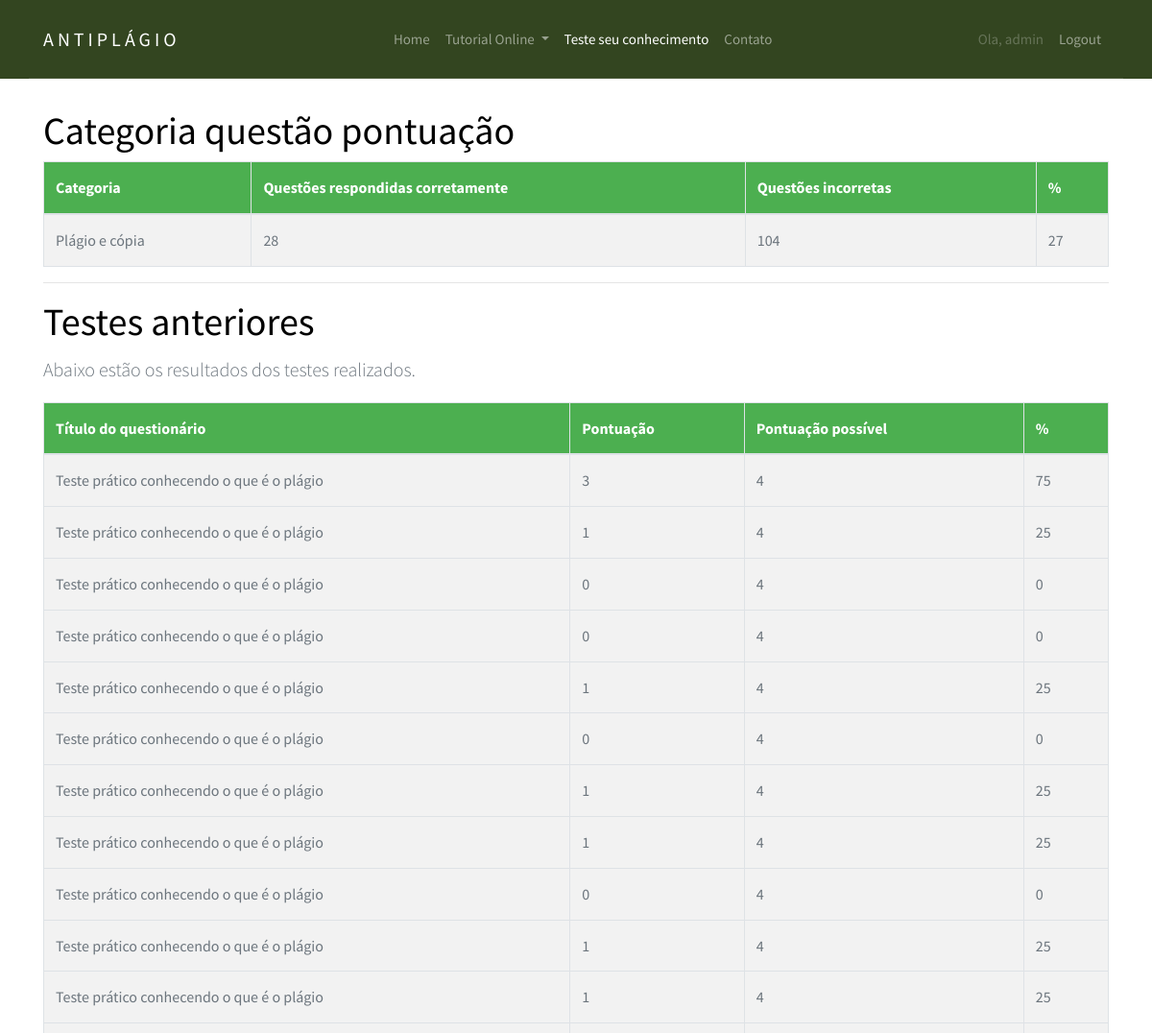
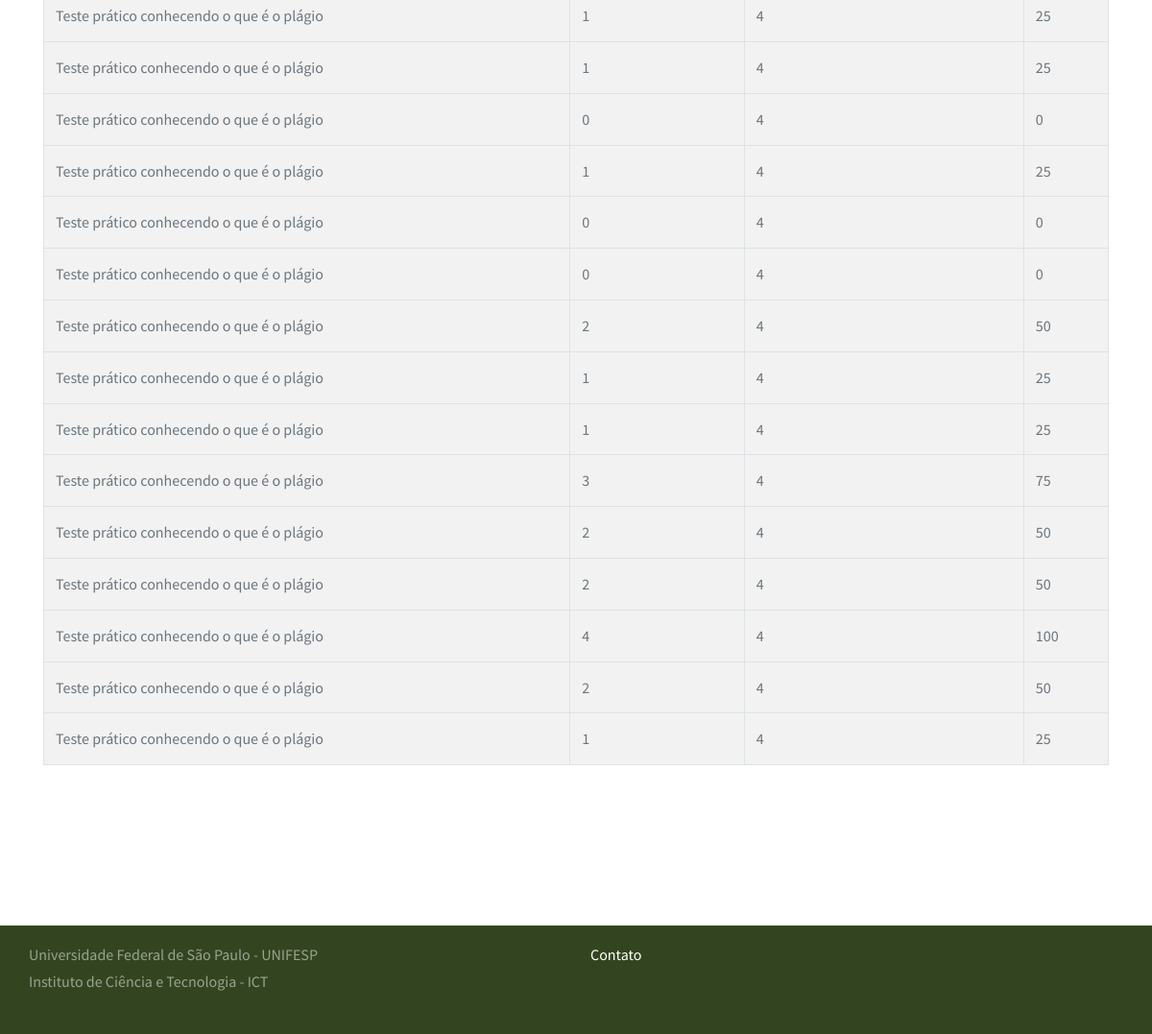
/quiz/progress/ (signed in), run on the app's committed database (2 pictures, top to bottom).
### django_quiz/quiz/models.py (models this page shows, shortened)
@python_2_unicode_compatible
class Category(models.Model):
    category = models.CharField(
        verbose_name=_("Categoria"),
        max_length=250, blank=True,
        unique=True, null=True)
    objects = CategoryManager()
    class Meta:
        verbose_name = _("Categoria")
        verbose_name_plural = _("Categorias")

class Sitting(models.Model):
    user = models.ForeignKey(settings.AUTH_USER_MODEL, verbose_name=_("Usuário"), on_delete=models.PROTECT)
    quiz = models.ForeignKey(Quiz, verbose_name=_("Quiz"), on_delete=models.PROTECT)
    question_order = models.CharField(
        max_length=1024,
        verbose_name=_("Ordem das questões"),
        validators=[validate_comma_separated_integer_list])
    question_list = models.CharField(
        max_length=1024,
        verbose_name=_("Lista das questões"),
        validators=[validate_comma_separated_integer_list])
    incorrect_questions = models.CharField(
        max_length=1024,
        blank=True,
        verbose_name=_("Questões incorretas"),
        validators=[validate_comma_separated_integer_list])
    current_score = models.IntegerField(verbose_name=_("Pontuação atual"))
    complete = models.BooleanField(default=False, blank=False,
                                   verbose_name=_("Completa"))
    user_answers = models.TextField(blank=True, default='{}',
                                    verbose_name=_("Resposta do usuário"))
    start = models.DateTimeField(auto_now_add=True,
                                 verbose_name=_("Iniciar"))
    end = models.DateTimeField(null=True, blank=True, verbose_name=_("Fim"))
    objects = SittingManager()
    class Meta:
        permissions = (("view_sittings", _("Visualizar testes concluídos.")),)
    def _question_ids(self):
        return [int(n) for n in self.question_order.split(',') if n]
    @property
    def get_percent_correct(self):
        dividend = float(self.current_score)
        divisor = len(self._question_ids())
        if divisor < 1:
            return 0            # prevent divide by zero error
        if dividend > divisor:
            return 100
        correct = int(round((dividend / divisor) * 100))
        if correct >= 1:
            return correct
        else:
            return 0
    @property
    def get_max_score(self):
        return len(self._question_ids())

@python_2_unicode_compatible
class Quiz(models.Model):
    title = models.CharField(
        verbose_name=_("Título"),
        max_length=60, blank=False)
    description = models.TextField(
        verbose_name=_("Descrição"),
        blank=True, help_text=_("Descrição do questionário"))
    url = models.SlugField(
        max_length=60, blank=False,
        help_text=_("Uma URL amigável"),
        verbose_name=_("Uma URL amigável"))
    category = models.ForeignKey(
        Category, null=True, blank=True,
        verbose_name=_("Categoria"), on_delete=models.PROTECT)
    random_order = models.BooleanField(
        blank=False, default=False,
        verbose_name=_("Ordem aleatória"),
        help_text=_("Exibe as peguntas em"
                    "uma ordem aleatória ou como eles "
                    "estão setados?"))
    max_questions = models.PositiveIntegerField(
        blank=True, null=True, verbose_name=_("Questões Max"),
        help_text=_("Número de perguntas a serem respondidas em cada tentativa."))
    answers_at_end = models.BooleanField(
        blank=False, default=False,
        help_text=_("A resposta correta NÃO é mostrada após a pergunta ."
                    " Respostas exibidas no final."),
        verbose_name=_("Respostas no final"))
    exam_paper = models.BooleanField(
        blank=False, default=False,
        help_text=_("Se sim o resultado de cada"
                    " tentativa do usuário será"
                    " armazenado. Necessário marcação"),
        verbose_name=_("Resultado teste"))
    single_attempt = models.BooleanField(
        blank=False, default=False,
        help_text=_("Se sim, apenas uma tentativa por"
                    " usuário será permitida"
                    " Não usuários não poderam fazer este teste."),
        verbose_name=_("Tentativa única"))
    pass_mark = models.SmallIntegerField(
        blank=True, default=0,
        verbose_name=_("Marca de aprovação"),
        help_text=_("Porcentagem necessária para passar no teste."),
        validators=[MaxValueValidator(100)])
    success_text = models.TextField(
        blank=True, help_text=_("Exibido se o usuário for aprovado."),
        verbose_name=_("Texto de sucesso"))
    fail_text = models.TextField(
        verbose_name=_("Texto de falha"),
        blank=True, help_text=_("Exibido se o usuário falhar"))
    draft = models.BooleanField(
        blank=True, default=False,
        verbose_name=_("Draft"),
        help_text=_("Se sim o questionário não é exibido"
                    " na lista de perguntas e só pode ser"
                    " visualizada por usuários que podem editar"
                    " os testes."))
    class Meta:
        verbose_name = _("Quiz")
        verbose_name_plural = _("Quizzes")

### django_quiz/quiz/views.py (the view)
class QuizUserProgressView(TemplateView):
    template_name = 'progress.html'
    @method_decorator(login_required)
    def dispatch(self, request, *args, **kwargs):
        return super(QuizUserProgressView, self)\
            .dispatch(request, *args, **kwargs)
    def get_context_data(self, **kwargs):
        context = super(QuizUserProgressView, self).get_context_data(**kwargs)
        progress, c = Progress.objects.get_or_create(user=self.request.user)
        context['cat_scores'] = progress.list_all_cat_scores
        context['exams'] = progress.show_exams()
        return context

### django_quiz/quiz/models.py (called while the page is built)
    def show_exams(self):
        return Sitting.objects.filter(user=self.user, complete=True)

### django_quiz/build/lib/quiz/templates/progress.html (shortened to what this page needs)
{% extends "base.html" %}
{% load i18n %}
{% load quiz_tags %}
{% block content %}
<section class="site-section">
    <div class="container">
		{% if cat_scores %}
		<h1>{% trans "Categoria questão pontuação" %}</h1>
		<table class="table table-bordered table-striped">
			<thead>
			<tr>
				<th>{% trans "Categoria" %}</th>
				<th>{% trans "Questões respondidas corretamente" %}</th>
				<th>{% trans "Questões incorretas" %}</th>
				<th>%</th>
			</tr>
			</thead>
			<tbody>
			{% for cat, value in cat_scores.items %}
			<tr>
				<td>{{ cat }}</td>
				<td>{{ value.0 }}</td>
				<td>{{ value.1 }}</td>
				<td>{{ value.2 }}</td>
			</tr>
			{% endfor %}
			</tbody>
		</table>
		{% endif %}
		{% if exams %}
		<hr>
		<h1>{% trans "Testes anteriores" %}</h1>
		<p class="lead">
			{% trans "Abaixo estão os resultados dos testes realizados." %}
		</p>
		<table class="table table-bordered table-striped">
			<thead>
			<tr>
				<th>{% trans "Título do questionário" %}</th>
				<th>{% trans "Pontuação" %}</th>
				<th>{% trans "Pontuação possível" %}</th>
				<th>%</th>
			</tr>
			</thead>
			<tbody>
			{% for exam in exams %}
			<tr>
				<td>{{ exam.quiz.title }}</td>
				<td>{{ exam.current_score }}</td>
				<td>{{ exam.get_max_score }}</td>
				<td>{{ exam.get_percent_correct }}</td>
			</tr>
			{% endfor %}
			</tbody>
		</table>
		{% endif %}
	</div>
</section>
{% endblock %}

### django_quiz/build/lib/quiz/templates/base.html (shortened to what this page needs)
{% load i18n %}
{% load static %}
<!DOCTYPE html>
<html xmlns:fb="http://www.facebook.com/2008/fbml" xmlns="http://www.w3.org/1999/xhtml" xml:lang="en" lang="en" dir="ltr">
<head>
<link rel="stylesheet" href="{% static 'css/bootstrap.css' %}">
<link rel="stylesheet" href="{% static 'css/animate.css' %}">
<link rel="stylesheet" href="{% static 'css/owl.carousel.min.css' %}">
<link rel="stylesheet" href="{% static 'css/style.css' %}">
</head>
<body>
<header role="banner">
	<nav class="navbar navbar-expand-md navbar-dark bg-light">
	  <div class="container">
		<a class="navbar-brand absolute" href="{% url 'siteTutorial_home' %}">AntiPlágio</a>
		<div class="collapse navbar-collapse navbar-light" id="navbarsExample05">
		  <ul class="navbar-nav mx-auto">
			<li class="nav-item">
			  <a class="nav-link" href="{% url 'siteTutorial_home' %}">Home</a>
			</li>
			<li class="nav-item dropdown">
				<a class="nav-link dropdown-toggle" href="{% url 'siteTutorial_topicos' %}" id="dropdown04" data-toggle="dropdown-item" aria-haspopup="true" aria-expanded="false">Tutorial Online </a>
			</li>
			<li class="nav-item">
			  <a class="nav-link active" href="{% url 'quiz_index' %}">Teste seu conhecimento</a>
			</li>
			<li class="nav-item">
			  <a class="nav-link" href="{% url 'siteTutorial_contato' %}">Contato</a>
			</li>
		  </ul>
		  <ul class="navbar-nav absolute-right">
			{% if user.is_authenticated %}
			<li class="nav-item">
				<a class="nav-link disabled" href="">Ola, {{ user }}</a>
            </li>
            <li class="nav-item">
                    <a class="nav-link" href="{% url 'logout' %}">Logout</a>
            </li>
			{% else %}
			<li class="nav-item">
					<a class="nav-link" href="{% url 'login' %}">Login</a>
			</li>
			{% endif %}
		  </ul>
		</div>
	  </div>
	</nav>
</header>
    {% block content %}
    {% endblock %}
<footer class="site-footer" style="background: #334520 !important;">
        <div class="container">
        <div class="row mb-2">
            <p>Universidade Federal de São Paulo - UNIFESP<br>
                Instituto de Ciência e Tecnologia - ICT<br>
            </p>
            <div class="col-md-6 ml-auto">
            <div class="row">
                <div class="col-md-4">
                <ul class="list-unstyled">
                    <li><a href="{% url 'siteTutorial_contato' %}">Contato</a></li>
                </ul>
                </div>
            </div>
            </div>
        </div>
        </div>
</footer>
</body>
</html>

### static/css/style.css (style rules this page uses)
body { background: #fff; font-family: "Source Sans Pro", arial, sans-serif; font-weight: 400; font-size: 16px; line-height: 1.8; color: #6c757d; position: relative; padding-bottom: 152px; min-height: 100vh; }
a { -webkit-transition: .3s all ease; -o-transition: .3s all ease; transition: .3s all ease; text-decoration: none; }
h1, h2, h3, h4, h5 { color: #000; font-family: "Source Sans Pro", arial, sans-serif; }
header { position: fixed; top: 0; left: 0; width: 100%; z-index: 5; }
header .navbar-brand { text-transform: uppercase; letter-spacing: .2em; font-weight: 400; color: #fff !important; }
header .navbar-collapse { position: relative; }
header .navbar { padding-top: 0; padding-bottom: 0; background: #334520 !important; }
header .navbar .container { border-bottom: 1px solid rgba(255, 255, 255, 0.1); }
header .navbar .navbar-nav.absolute-right { position: relative; right: 0; }
header .navbar .nav-link { padding: 1.7rem 1rem; font-size: 15px; outline: none !important; }
header .navbar .nav-link.active { color: #fff !important; }
.site-section { padding: 7em 0; }
.site-footer { position: absolute; width: 100%; bottom: 0; background-position: center center; background-repeat: no-repeat; padding: 1em 0; }
.site-footer a { color: #fff; }
.site-footer p { color: rgba(255, 255, 255, 0.5); }
table { border-collapse: collapse; width: 100%; border: 1px solid #ddd; }
th, td { text-align: left; padding: 8px; }
tr:nth-child(even) { background-color: #f2f2f2 }
th { background-color: #4CAF50; color: white; }

### data on the page
Category: cat_scores "Plágio e cópia"
Sitting: quiz "Teste prático conhecendo o que é o plágio", current_score "3", get_max_score "4", get_percent_correct "75"
Sitting: quiz "Teste prático conhecendo o que é o plágio", current_score "1", get_max_score "4", get_percent_correct "25"
Sitting: quiz "Teste prático conhecendo o que é o plágio", current_score "0", get_max_score "4", get_percent_correct "0"
Sitting: quiz "Teste prático conhecendo o que é o plágio", current_score "0", get_max_score "4", get_percent_correct "0"
Sitting: quiz "Teste prático conhecendo o que é o plágio", current_score "1", get_max_score "4", get_percent_correct "25"
Sitting: quiz "Teste prático conhecendo o que é o plágio", current_score "0", get_max_score "4", get_percent_correct "0"
Sitting: quiz "Teste prático conhecendo o que é o plágio", current_score "1", get_max_score "4", get_percent_correct "25"
Sitting: quiz "Teste prático conhecendo o que é o plágio", current_score "1", get_max_score "4", get_percent_correct "25"
Sitting: quiz "Teste prático conhecendo o que é o plágio", current_score "0", get_max_score "4", get_percent_correct "0"
Sitting: quiz "Teste prático conhecendo o que é o plágio", current_score "1", get_max_score "4", get_percent_correct "25"
Sitting: quiz "Teste prático conhecendo o que é o plágio", current_score "1", get_max_score "4", get_percent_correct "25"
Sitting: quiz "Teste prático conhecendo o que é o plágio", current_score "1", get_max_score "4", get_percent_correct "25"
Sitting: quiz "Teste prático conhecendo o que é o plágio", current_score "1", get_max_score "4", get_percent_correct "25"
Sitting: quiz "Teste prático conhecendo o que é o plágio", current_score "0", get_max_score "4", get_percent_correct "0"
Sitting: quiz "Teste prático conhecendo o que é o plágio", current_score "1", get_max_score "4", get_percent_correct "25"
Sitting: quiz "Teste prático conhecendo o que é o plágio", current_score "0", get_max_score "4", get_percent_correct "0"
Sitting: quiz "Teste prático conhecendo o que é o plágio", current_score "0", get_max_score "4", get_percent_correct "0"
Sitting: quiz "Teste prático conhecendo o que é o plágio", current_score "2", get_max_score "4", get_percent_correct "50"
Sitting: quiz "Teste prático conhecendo o que é o plágio", current_score "1", get_max_score "4", get_percent_correct "25"
Sitting: quiz "Teste prático conhecendo o que é o plágio", current_score "1", get_max_score "4", get_percent_correct "25"
Sitting: quiz "Teste prático conhecendo o que é o plágio", current_score "3", get_max_score "4", get_percent_correct "75"
Sitting: quiz "Teste prático conhecendo o que é o plágio", current_score "2", get_max_score "4", get_percent_correct "50"
Sitting: quiz "Teste prático conhecendo o que é o plágio", current_score "2", get_max_score "4", get_percent_correct "50"
Sitting: quiz "Teste prático conhecendo o que é o plágio", current_score "4", get_max_score "4", get_percent_correct "100"
Sitting: quiz "Teste prático conhecendo o que é o plágio", current_score "2", get_max_score "4", get_percent_correct "50"
Sitting: quiz "Teste prático conhecendo o que é o plágio", current_score "1", get_max_score "4", get_percent_correct "25"

### other printed values
{{ user }} "admin"
{{ value.0 }} "28"
{{ value.1 }} "104"
{{ value.2 }} "27"
